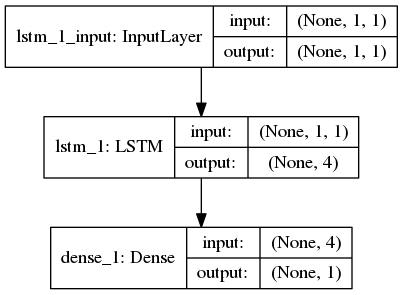

Reproduce this figure in Python.
from keras.models import Sequential
from keras.layers import Dense
from keras.layers import LSTM
from keras.callbacks import ModelCheckpoint
from sklearn.metrics import mean_squared_error
from matplotlib import pyplot
from utils import get_train_test
from sklearn.externals import joblib
import numpy as np
import pandas as pd

x_train, y_train, x_test, y_test, scale = get_train_test() # train test split of dataset
# joblib.dump(scale, 'scale_models/scale_google.pkl') 

x_train = np.reshape(x_train, (x_train.shape[0], 1, x_train.shape[1])) # reshaping data for LSTM
x_test = np.reshape(x_test, (x_test.shape[0], 1, x_test.shape[1])) # reshaping data for LSTM


model = Sequential()
model.add(LSTM(4, input_shape=(1, 1)))
model.add(Dense(1))
model.compile(loss='mean_squared_error', optimizer='adam')
# callback = ModelCheckpoint("weights/google.hdf5", monitor='val_loss', verbose=1, save_best_only=True, save_weights_only=True, mode='min', period=1)
# model.fit(x_train, y_train, shuffle=False,epochs=100, batch_size=1, verbose=2, callbacks=[callback], validation_data=(x_test,y_test)) #shuffle should be set to False in time series prediction problem because sequence of stock prices matters .
model.load_weights('weights/google.hdf5')

test = model.predict(x_test)
y_true = scale.inverse_transform(y_test).ravel() # inverse scaling of the original test data. inverse scaling is done to get the original stock value which was converted into 0 and 1 range
y_pred = scale.inverse_transform(test).ravel() # inverse scaling of the predicted data
plot = pd.DataFrame(np.stack([y_true,y_pred],axis=1), columns=["True","Predicted"]) #creating dataframe of true and predicted values for ploting
plot.plot()
pyplot.show()
err = np.sqrt(mean_squared_error(y_true, y_pred)) #calculation of root mean square error
print "Root Mean Squared Error:",err
from keras.utils import plot_model
plot_model(model, to_file='model.png')
